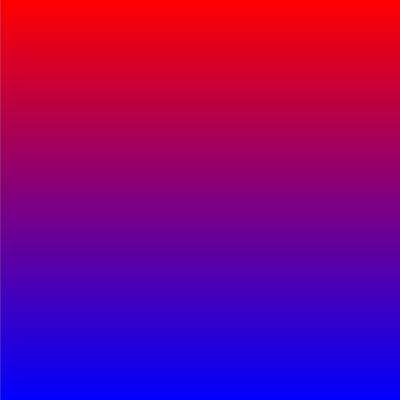
Frame 1 (no input)
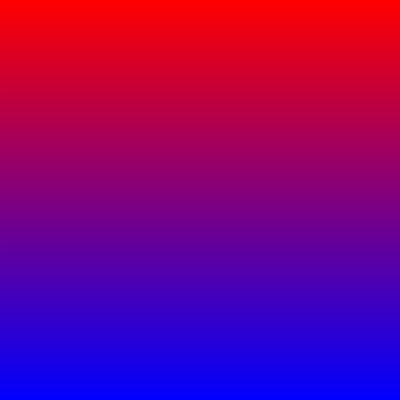
Frame 60 (the mouse pressed at the canvas centre just before this capture)
Frame 120 (the mouse held since frame 60 and released just before this capture): identical to frame 60, image omitted

The Processing sketch that drew these frames (run headless with seeded random() and noise(); from frame 60 on, the mouse is pressed at the canvas centre):

// Processing sketch: Gradient_Simple
// ── Gradient_Simple.pde
/*
DRAWS A BACKGROUND COLOUR GRADIENT USING
 THE lerpColor() FUNCTION.
 */

/////////////////////////// GLOBALS ////////////////////////////
//DECLARE TWO COLOUR VARIABLES
color b1, b2;
/////////////////////////// SETUP ////////////////////////////

void setup() {
  size(400, 400);
  smooth();
  noFill();
  b1 = color(255,0, 0); //ASSIGN BLACK TO b1
  b2 = color(0, 0, 255); //ASSIGN WHITE TO b2
}

/////////////////////////// DRAW ////////////////////////////
void draw() {
  for (int i=0; i<height; i++) {
    //MAP HEIGHT INCREMENT TO VALUES BETWEEN 0 & 1
    float inter = map(i, 0, height, 0, 1);
    
    //LINEAR INTERPOLATE FROM b1 TO b2 AT INCREMENT DETERMINED BY VAR inter.
    color c = lerpColor(b1, b2, inter);
    noStroke();
    stroke(c);
    line(0, i, width, i);
  }
}

/////////////////////////// FUNCTIONS ////////////////////////////
